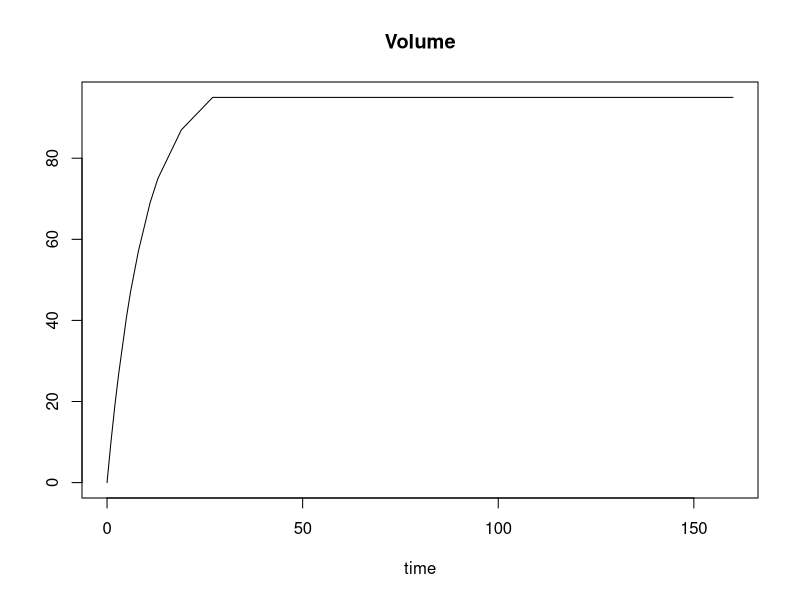

The R source for this figure:
## ---- chunk 1
library("deSolve")
## ---- chunk 2
parameters <- c(addVolume = 10, pV = 0.1)
## ---- chunk 3
# define model
volume <- function(t,y,parms){
  with(as.list(c(parms)),{
         dY <- addVolume - pV * (y)
         return(list(c(round(dY, 0))))
       }
       )
}
## ---- chunk 4
state <- c(Volume = 0)

## ---- chunk 5
times <- seq(0, 160,  by = 1)
## ---- chunk 6
out  <- ode(times = times, y = state,   parms = parameters, func = volume, method = "euler")
## ---- chunk 7
tail(out)
##      time  Volume
## [1,]    0  0.0000
## [2,]    1  9.0000
## [3,]    2 17.1000
## [4,]    3 24.3900
## [5,]    4 30.9510
## [6,]    5 36.8559
plot(out)
